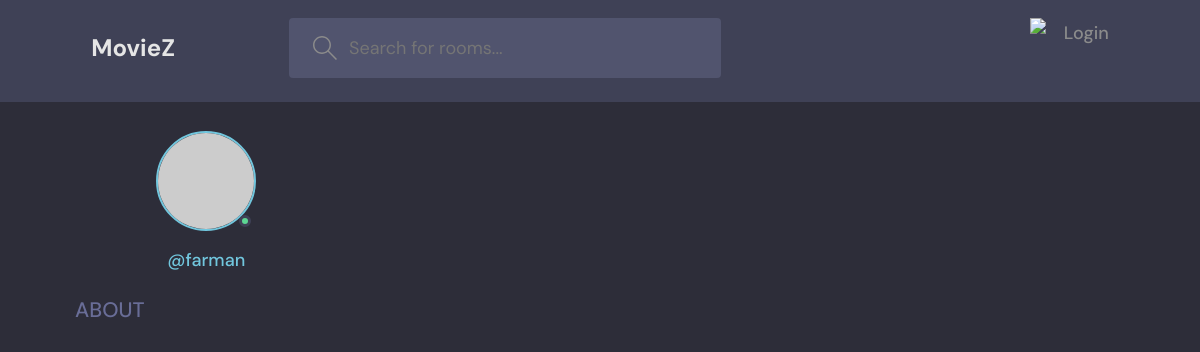
Before: /account/profile/1 with the older database file.
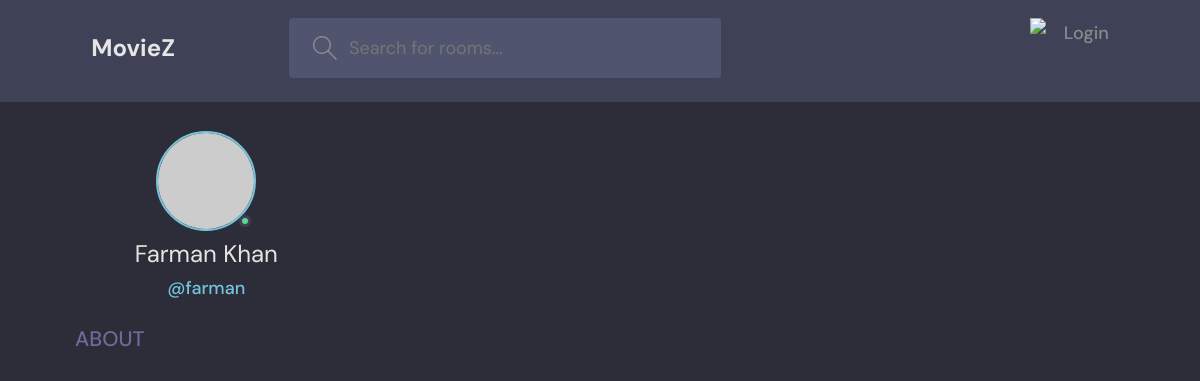
After: the same page with the newer database file.
### accounts/models.py (models this page shows, shortened)
class User(AbstractUser):
    ROLE_CHOICES = [
        ('member', 'Member'),
        ('admin', 'Admin')
    ]
    email = models.EmailField(unique=True, null=True)
    role = models.CharField(max_length= 30, choices = ROLE_CHOICES, default='member')
    USERNAME_FIELD = 'email'
    REQUIRED_FIELDS = []

### accounts/views.py (the view)
# urls.py: path('profile/<str:id>',views.userProfile, name="user-profile"),
def userProfile(request,id):
    profile = User.objects.get(pk=id)
    data={
        'profile':profile
    }
    return render(request,'accounts/profile.html',data)

### templates/accounts/profile.html (shortened to what this page needs)
{% extends 'main.html' %}
{% block content %}
<main class="profile-page layout layout--3">
    <div class="container">
      <div class="roomList">
        <div class="profile">
          <div class="profile__avatar">
            <div class="avatar avatar--large active">
              <img src="https://randomuser.me/api/portraits/men/11.jpg" />
            </div>
          </div>
          <div class="profile__info">
            <h3>{{profile.first_name}} {{profile.last_name}}</h3>
            <p>@{{profile.username}}</p>
          </div>
          <div class="profile__about">
            <h3>About</h3>
          </div>
        </div>
      </div>
    </div>
  </main>
{% endblock content %}

### templates/main.html (shortened to what this page needs)
{% load static %}
<!DOCTYPE html>
<html lang="en">
<head>
    <link rel="stylesheet" href="https://cdn.jsdelivr.net/npm/bootstrap@4.5.3/dist/css/bootstrap.min.css"
>
    <link rel="stylesheet" href="{% static './css/base.css' %}">
  <link rel="stylesheet" href="{% static './css/utils.css' %}">
  <link rel="stylesheet" href="{% static './css/mediaquery.css' %}">
    <link rel="stylesheet" href="{% static './css/style.css' %}">
</head>
<body>
    {% include 'inc/header.html' %}
    {% block content %}
    {% endblock content %}
</body>
</html>

### templates/inc/header.html (shortened to what this page needs)
{% load static %}
<header class="header header--loggedIn">
    <div class="container">
      <a href="/" class="header__logo">
        <h1>MovieZ</h1>
      </a>
      <form class="header__search" action="{% url 'home' %}" method="GET">
        <label>
          <input name='q' placeholder="Search for rooms..." />
        </label>
      </form>
      <nav class="header__menu">
        {% if request.user.is_authenticated %}
        <div class="header__user">
          <a href="{% url 'user-profile' user.id %}">
            <div class="avatar avatar--medium active">
              <img src="https://randomuser.me/api/portraits/men/37.jpg" />
            </div>
            <p>{{user.username}}<span>@{{user.username}}</span></p>
          </a>
          <button class="dropdown-button">
            <svg version="1.1" xmlns="http://www.w3.org/2000/svg" width="32" height="32" viewBox="0 0 32 32">
              <title>chevron-down</title>
              <path d="M16 21l-13-13h-3l16 16 16-16h-3l-13 13z"></path>
            </svg>
          </button>
        </div>
        <div class="dropdown-menu">
          <a href="{% url 'user-profile' user.id %}" class="dropdown-link"
            ><svg version="1.1" xmlns="http://www.w3.org/2000/svg" width="32" height="32" viewBox="0 0 32 32">
              <title>tools</title>
              <path
                d="M27.465 32c-1.211 0-2.35-0.471-3.207-1.328l-9.392-9.391c-2.369 0.898-4.898 0.951-7.355 0.15-3.274-1.074-5.869-3.67-6.943-6.942-0.879-2.682-0.734-5.45 0.419-8.004 0.135-0.299 0.408-0.512 0.731-0.572 0.32-0.051 0.654 0.045 0.887 0.277l5.394 5.395 3.586-3.586-5.394-5.395c-0.232-0.232-0.336-0.564-0.276-0.887s0.272-0.596 0.572-0.732c2.552-1.152 5.318-1.295 8.001-0.418 3.274 1.074 5.869 3.67 6.943 6.942 0.806 2.457 0.752 4.987-0.15 7.358l9.392 9.391c0.844 0.842 1.328 2.012 1.328 3.207-0 2.5-2.034 4.535-4.535 4.535zM15.101 19.102c0.26 0 0.516 0.102 0.707 0.293l9.864 9.863c0.479 0.479 1.116 0.742 1.793 0.742 1.398 0 2.535-1.137 2.535-2.535 0-0.668-0.27-1.322-0.742-1.793l-9.864-9.863c-0.294-0.295-0.376-0.74-0.204-1.119 0.943-2.090 1.061-4.357 0.341-6.555-0.863-2.631-3.034-4.801-5.665-5.666-1.713-0.561-3.468-0.609-5.145-0.164l4.986 4.988c0.391 0.391 0.391 1.023 0 1.414l-5 5c-0.188 0.188-0.441 0.293-0.707 0.293s-0.52-0.105-0.707-0.293l-4.987-4.988c-0.45 1.682-0.397 3.436 0.164 5.146 0.863 2.631 3.034 4.801 5.665 5.666 2.2 0.721 4.466 0.604 6.555-0.342 0.132-0.059 0.271-0.088 0.411-0.088z"
              ></path>
            </svg>
            Profile</a
          >
          <a href="{% url 'logout' %}" class="dropdown-link"
            ><svg version="1.1" xmlns="http://www.w3.org/2000/svg" width="32" height="32" viewBox="0 0 32 32">
              <title>sign-out</title>
              <path
                d="M3 0h22c0.553 0 1 0 1 0.553l-0 3.447h-2v-2h-20v28h20v-2h2l0 3.447c0 0.553-0.447 0.553-1 0.553h-22c-0.553 0-1-0.447-1-1v-30c0-0.553 0.447-1 1-1z"
              ></path>
              <path
                d="M21.879 21.293l1.414 1.414 6.707-6.707-6.707-6.707-1.414 1.414 4.293 4.293h-14.172v2h14.172l-4.293 4.293z"
              ></path>
            </svg>
            Logout</a>
        </div>
        {% else %}
        <a href="{% url 'login' %}">
          <img src="{% static 'images/avatar.svg' %}" />
          <p>Login</p>
        </a>
        {% endif %}
      </nav>
    </div>
  </header>

### moviez/static/css/base.css (style rules this page uses)
:root { --primary: #232730; --secondary: #3a3e45; --white: #888787; --accent: #e56237; }
body { background-color: var(--primary); color: #fff; }
a { color: #fff; }
h2, h3 { color: var(--accent); }
main { overflow: hidden; }

### moviez/static/css/style.css (style rules this page uses)
:root { --color-main: #71c6dd; --color-main-light: #e1f6fb; --color-dark: #3f4156; --color-dark-medium: #51546e; --color-dark-light: #696d97; --color-light: #e5e5e5; --color-gray: #8b8b8b; --color-light-gray: #b2bdbd; --color-bg: #2d2d39; --color-success: #5dd693; --color-error: #fc4b0b; }
* { font-family: "DM Sans", -apple-system, BlinkMacSystemFont, "Segoe UI", Roboto, Oxygen, Ubuntu, Cantarell, "Open Sans", "Helvetica Neue", sans-serif; margin: 0; padding: 0; box-sizing: border-box; text-rendering: optimizeLegibility; font-size: inherit; }
html { font-size: 70%; }
@media only screen and (min-width: 1200px) { html { font-size: 75%; } }
body { line-height: 1.6; font-weight: 400; font-size: 1.5rem; color: var(--color-light-gray); background-color: var(--color-bg); min-height: 100vh; }
a { display: inline-block; color: var(--color-main); text-decoration: none; }
.container { max-width: 120rem; width: 90%; margin: auto; }
.avatar { position: relative; display: inline-block; border-radius: 50%; border: 2px solid var(--color-main); }
.avatar img { display: block; border-radius: 50%; object-fit: cover; object-position: center; }
.avatar::after { content: ""; display: block; position: absolute; background-color: var(--color-gray); z-index: 111; border-radius: 50%; border: 0.3rem solid var(--color-dark); }
.avatar.active::after { background-color: var(--color-success); }
.avatar.avatar--large img { display: block; width: 8rem; height: 8rem; border-radius: 50%; }
.avatar.avatar--large:after { width: 1rem; height: 1rem; bottom: 2px; right: 3.5px; }
.header { padding: 1.5rem; background-color: var(--color-dark); }
.header > .container { display: flex; gap: 9.5rem; }
.header__logo, .header__user { display: flex; gap: 2rem; align-items: center; }
.header__logo > h1 { font-weight: 700; font-size: 2rem; color: var(--color-light); }
.header__search > label { background-color: var(--color-dark-medium); padding: 1.3rem 1rem; display: flex; align-items: center; gap: 1rem; border-radius: 4px; }
.header__search svg { fill: var(--color-gray); width: 2rem; height: 2rem; margin-left: 1rem; }
.header__search input { width: 30rem; background: transparent; border: none; outline: none; color: var(--color-light); }
.header__menu { margin-left: auto; position: relative; }
.header__menu a { display: flex; gap: 1.5rem; align-items: center; font-weight: 500; text-decoration: none; color: var(--color-gray); }
.header__menu img { height: 3.6rem; }
.header__menu p { line-height: 1.2; }
.layout { margin-top: 2.4rem; }
.layout > .container { display: flex; justify-content: space-between; align-items: flex-start; }
.layout--3 > .container > div:first-child { flex-basis: 18%; max-width: 22.5rem; }
.layout--3 > .container > div:last-child { flex-basis: 25%; }
.profile { margin-bottom: 3rem; }
.profile__avatar { text-align: center; }
.profile__info { text-align: center; }
.profile__info h3 { font-size: 2rem; color: var(--color-light); font-weight: 400; }
.profile__info p { color: var(--color-main); font-weight: 500; margin-bottom: 1rem; }
.profile__about { margin-top: 2rem; }
.profile__about h3 { text-transform: uppercase; color: var(--color-dark-light); margin-bottom: 0.5rem; }

Changed rows visible on the page:
changed User "farman": first_name (not shown) → "Farman"; last_name (not shown) → "Khan"
